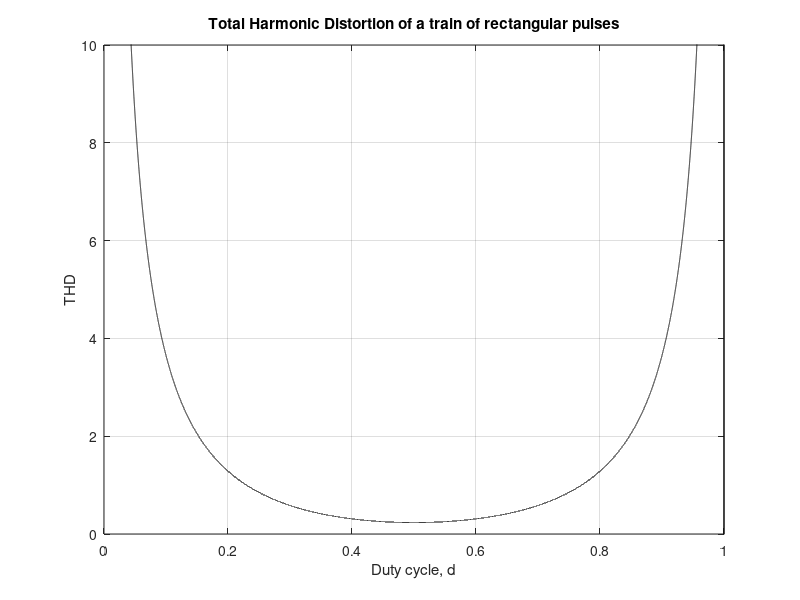

MATLAB code for this plot:
d=0.00001:0.00001:1;
thd = (0.5*((1-d).^2+d.*(1-d)) - d.*sinc(d).^2)./(d.*sinc(d).^2);
plot(d,thd,'-k'), axis([0 1 0 10]), grid on
xlabel('Duty cycle, d'), ylabel('THD')
title('Total Harmonic Distortion of a train of rectangular pulses')
